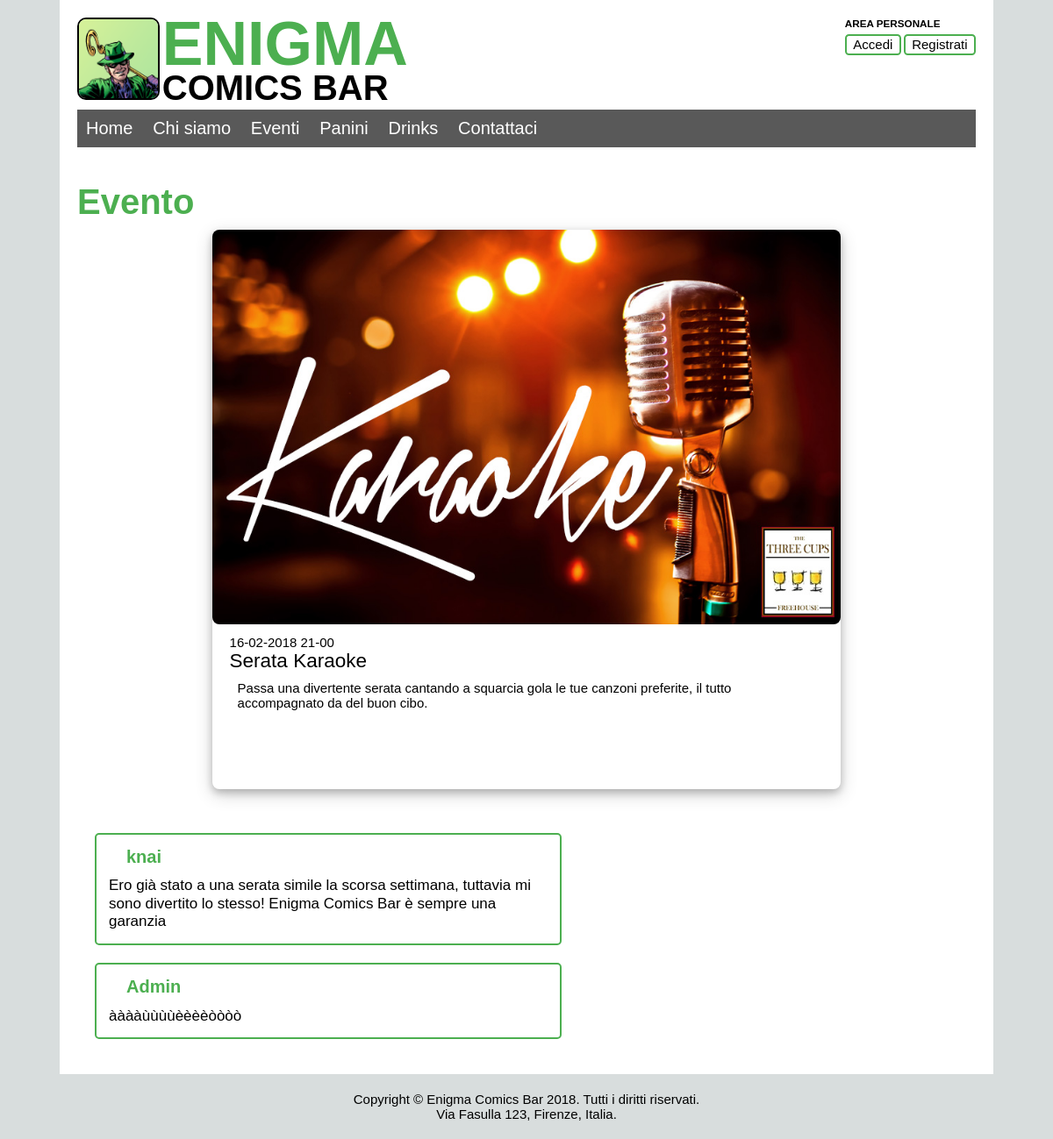
The page /descEvento.php?linkE=29 on the database its author committed.
### tables this page shows
CREATE TABLE IF NOT EXISTS `Eventi` (
  `ID` int(3) NOT NULL AUTO_INCREMENT,
  `Data` date NOT NULL,
  `Ora` time NOT NULL,
  `Nome` varchar(50) NOT NULL,
  `Descrizione` text NOT NULL,
  `Immagine` varchar(30) NOT NULL,
  PRIMARY KEY (`ID`)
);

CREATE TABLE IF NOT EXISTS `Commento` (
  `ID` int(11) NOT NULL AUTO_INCREMENT,
  `Testo` varchar(150) DEFAULT NULL,
  `Eventi_ID` int(3) NOT NULL,
  `Users_ID` int(3) NOT NULL,
  `Users_username` varchar(50) NOT NULL,
  PRIMARY KEY (`ID`),
  KEY `fk_Commento_Eventi1_idx` (`Eventi_ID`),
  KEY `fk_Commento_Users1_idx` (`Users_ID`,`Users_username`)
);

### DB_Access.php (called while the page is built, shortened)
<?php
class DBAccess{
  public $connessione;
  public function openDBConnection(){
    $this->connessione = mysqli_connect(static::HOST_DB, static::USERNAME, static::PASSWORD, static::DATABASE_NAME);
    if(!$this->connessione){
      return false;
    }
    else{
      return true;
    }
  }
	public function getCommenti($ID_Evento){
		$queryComm = "SELECT * FROM Commento WHERE Eventi_ID = '$ID_Evento'";
		$commenti = mysqli_query($this->connessione, $queryComm);
        if(mysqli_num_rows($commenti) == 0)
        	return null;
        else{
        	$result = array();
        	while($row = mysqli_fetch_assoc($commenti)){
        		$arrayResult = array(
          		"ID" => $row['ID'],
          		"Testo" => $row['Testo'],
          		"Users_ID" => $row['Users_ID'],
          		"Users_username" => $row['Users_username']
          		);
          		array_push($result, $arrayResult);
        	}
        	return $result;
      	}
	}
public function getEvento($id){
  $query="SELECT * FROM Eventi WHERE ID='$id'";
  $queryResult = mysqli_query($this->connessione, $query) or die ("Error in getEvento query: " .
                                                                mysqli_error($this->connessione));
  if(mysqli_num_rows($queryResult)==1){
      $row = mysqli_fetch_array($queryResult, MYSQLI_ASSOC);
      return $row;
  }else{
    return false;
  }
}
}
?>

### descEvento.php (the view, shortened to what this page needs)
<?php require_once 'DB_Access.php';$idc;
?>
<!DOCTYPE html>
<html>
    <head>
        <link rel="stylesheet" type="text/css" href="style.css">
        <link rel="stylesheet" type="text/css" href="print.css" media="print">
        <link rel="stylesheet" href="https://cdnjs.cloudflare.com/ajax/libs/font-awesome/4.7.0/css/font-awesome.min.css">
    </head>
    <body>
        <div id="wrapper">
            <div id="header">
                <img id="logo" alt="Logo" src="images/logo.png">
                <div id="titolo">
                    <h1>ENIGMA</h1>
                    <h2><span xml:lang="en" lang="en">COMICS</span> BAR</h2>
                </div>
                <?php
                    if(isset($_SESSION['username'])){	?>
						<div id="login">
                        	<h3>AREA PERSONALE</h3>
							<p>Accesso effettuato come: <br /> <?php echo $_SESSION['username']; ?></p>
							<form action="<?php echo $_SERVER ['PHP_SELF']; ?>" method="post" name="logout">
								<p><button name="logout" type="submit">Esci</button><p>
							</form>
						</div>
					<?php
                	}
                    else { ?>
                		<div id="login">
                    		<h3>AREA PERSONALE</h3>
                    		<a href="login.php">Accedi</a>
                    		<a href="registrazioneUtente.php">Registrati</a>
                		</div>
                	<?php
                	}
                ?>
            </div>
            <div id="navbar">
                <div id="menu-entries">
                    <ul>
                        <li><a href="Home.php#"><span xml:lang="en" lang="en">Home</span></a></li>
                        <li><a href="Home.php#chi-siamo">Chi siamo</a></li>
                        <li><a href="Eventi.php">Eventi</a></li>
                        <li><a href="Panini.php">Panini</a></li>
                        <li><a href="Drinks.php"><span xml:lang="en" lang="en">Drinks</span></a></li>
                        <li><a href="Home.php#contattaci">Contattaci</a></li>
                    </ul>
                </div>
            </div>
        <div class="section">
                <h1>Evento</h1>
        </div>
		<?php
          $dbAccess = new DBAccess;
          $openDBConnection=$dbAccess->openDBConnection();
          if($openDBConnection == false){
            die("Error in opening DB Connection");
          }
          else{
		if(!isset($_SESSION['ID'])){
		$admin=0;
  		}else{
		$id=$_SESSION['ID'];
          	$admin=$dbAccess->isAdmin($id);
  		}
          if($admin && isset($_GET['mod'])||isset($_GET['del'])&&$admin ){
          		if(isset($_GET['del'])){
		            $id=$_GET['del'];
								$temp=$dbAccess->getEvento($id);
		            if(is_numeric($id) && $id>=0){
		              if($dbAccess->EliminaEvento($id)){
		                  ?>
		                  <div class="messaggio">Rimozione dell'Evento "<?php echo $temp['Nome']; ?>" effettuata.</div>
		                  <?php
		              }
		            }
		          }
            if(isset($_GET['mod'])){
              $id=$_GET['mod'];
              $idc=$id;
              if(is_numeric($id)){
              $result=$dbAccess->getEvento($id);
              if($result){
                $messaggio="<ul class=\"messaggio\">";
                  if (isset($_POST["submit"])){
                   $error=0;
                    $nome=$_POST["nome"];
                    $targetDir = "images/Eventi/";
                    $imageName = $_FILES["fileToUpload"]["name"];
                    if($imageName==""){
                      $imageName =$result['Immagine'];
                    }
                    $targetFile = $targetDir . $imageName;
                    $imageFileType = strtolower(pathinfo($targetFile,PATHINFO_EXTENSION));
                    $data = $_POST["data"];
                    $ora = $_POST["ora"];
                    $descrizione =$_POST["descrizione"];
                    if($result['Nome']!=$nome){
                      if(strlen($nome)<1){
                        $messaggio .= "<li>Nome: Nome troppo corto.</li>";
                        $error=1;
                      }elseif(strlen($nome)>15){
                        $messaggio .= "<li>Nome: Nome troppo lungo.</li>";
                        $error=1;
                      }
                    }
                    if($result['Immagine']!=$imageName){
                      if($imageFileType != "jpg" && $imageFileType != "png" && $imageFileType != "jpeg"
                          && $imageFileType != "gif") {
                        $messaggio=$messaggio."<li>Immagine: Il file non è una immagine. Sono permessi i file di tipo: JPG, JPEG, PNG e GIF.</li>";
                        $error=1;
                      }elseif ($_FILES["fileToUpload"]["size"] > 4194304) {
                        $messaggio=$messaggio."<li>Immagine: Immagine: Il file non deve superare i 4 MB.</li>";
                        $error=1;
                      }
                    }
                    if(!strtotime($data)||!strtotime($ora)){
                                    if(!strtotime($data)){
                                    $messaggio.="<li>Data: Errori con la Data assicurarsi di aver usato il seguente formato gg-mm-aaaa</li>";
                                    $error=1;
                                    }if(!strtotime($ora)){
                                    $messaggio.="<li>Ora: Errori con l'Ora assicurarsi di aver usato il seguente formato hh:mm 24H</li>";
                                    $error=1;}
                                    }else{
                                    $data=date("Y-m-d", strtotime($data));
                                    $ora=date("H:i", strtotime($ora));
									if(!$dbAccess->validateDate($data)){
                                    $messaggio.=$messaggio."<li>Data: La data non è stata inserita correttamente.</li>";
										$error=1;
                                    }
                                    if(!$dbAccess->validateTime($ora)){
                                    $messaggio.=$messaggio."<li>Ora: L' Ora non è stata inserita correttamente.</li>";
										$error=1;
                                    }
                                    }
                    if(!$error){
                        if($result['Immagine']!=$imageName && !move_uploaded_file($_FILES["fileToUpload"]["tmp_name"], $targetFile)) {
                          $messaggio=$messaggio."<li>Immagine: C'è stato un errore con il caricamento dell'immagine.</li>";
                        }else{
                          if($dbAccess->UpdateEvento($id, mysqli_real_escape_string($dbAccess->connessione,$nome), $imageName, mysqli_real_escape_string($dbAccess->connessione,$data),mysqli_real_escape_string($dbAccess->connessione,$ora),mysqli_real_escape_string($dbAccess->connessione,$descrizione))){
                            $messaggio .= "<li>Evento modificato.</li>";
                          }
                        }
                    }else{
                      $messaggio = "<div id=\"errori\">Errori:</div>" . $messaggio;
                    }
                    $messaggio=$messaggio."</ul>";
										echo $messaggio;
                }
                $result=$dbAccess->getEvento($id);
                ?>
                  <div class="desceventi">
          <div class="descframe">
                    <img  src="images/Eventi/<?php echo $result['Immagine'] ?>" alt="Evento">
                    <div class="desccontainer">
                        <p class="dataOra"><?php $data_normale=date("d-m-Y", strtotime($result['Data']));$ora_normale=date("H-i", strtotime($result['Ora'])); echo $data_normale." ".$ora_normale."</br>"?></p><p class="nomeEvento"><?php echo $result['Nome']." "."</br>"?></p><p class="descrizione"><?php echo $result['Descrizione']; ?></p>
                    </div>
		</div>
	</div>
								<?php
                if(isset($_POST["submit"])){
                  $result['Nome']=$nome;
                  $result['Data']=$data;
                  $result['Ora']=$ora;
                  $result['Immagine']=$imageName;
                  $result['Descrizione']=$descrizione;
                }?>
                  <div class="Inserimento"> Modifica Evento: </div>
	          <form class="formInserimento" action="descEvento.php?mod=<?php echo $id; ?>"  method="post" enctype="multipart/form-data">
							<p><label for="nome">Nome: </label></p><fieldset><input id="nome" name="nome" value="<?php echo $result['Nome'];?>" type="text"></fieldset>
							<p><label for="immagine">Selezionare nuova immagine: </label></p>
							<fieldset><input type="file" name="fileToUpload" id="fileToUpload"></fieldset>
							<p><label for="data">Data: </label></p><fieldset><input name="data" id="data" placeholder="gg-mm-aaaa" value="<?php echo $result['Data'];?>" type="date"></fieldset>
                            <p><label for="ora">Ora: </label></p><fieldset><input name="ora" id="ora" placeholder="hh:mm" value="<?php echo $result['Ora'];?>" type="time"></fieldset>
							<p><label for="descrizione">Descrizione Evento: </label></p> <textarea id="descrizione" name="descrizione" rows="10" cols="50" ><?php echo $result['Descrizione'];?></textarea>
							<p><button id="inserisci" type="submit" name="submit">Modifica</button></p>
	          </form>
                  <?php
              }
            }
            }
            }else if(!isset($_GET['mod'])){?>
           <?php
          if(isset($_GET['linkE'])){
          $idc=$_GET['linkE'];
          ?>
         <?php
         $result=$dbAccess->getEvento($idc);
                ?>
                  <div class="desceventi">
          <div class="descframe">
                    <img src="images/Eventi/<?php echo $result['Immagine'] ?>" alt="Evento">
                    <div class="desccontainer">
                        <p class="dataOra"><?php $data_normale=date("d-m-Y", strtotime($result['Data']));$ora_normale=date("H-i", strtotime($result['Ora'])); echo $data_normale." ".$ora_normale."</br>"?></p><p class="nomeEvento"><?php echo $result['Nome']." "."</br>"?></p><p class="descrizione"><?php echo $result['Descrizione']; ?></p>
                    </div>
		</div>
	</div>
        <?php } else{
        $link='Eventi.php';
        ?><div class="messaggio"><?php echo "Non hai selezionato nessun evento, clicca ".'<a href="'.$link.'">qui</a>'." per selezionarne uno";?></div><?php
        }
        }
        ?>
        <div id="evento" class="section">
				<?php
        if(isset($idc)){
        	$result = $dbAccess->getCommenti($idc);
			foreach($result as $commento){
          ?>
        	<div class="commento">
        		<h2><?php echo $commento['Users_username']; ?></h2>
        		<p><?php echo $commento['Testo']; ?></p>
        	</div>
          <?php
        	}
		}
        }?>
        </div>
        </div>
        <div id="footer">
            <p><span xml:lang="en" lang="en">Copyright</span> &copy; Enigma <span xml:lang="en" lang="en">Comics</span> Bar 2018. Tutti i diritti riservati.</p>
            <p>Via Fasulla 123, Firenze, Italia.</p>
        </div>
    </body>
</html>

### rows shown on the page
eventi: Immagine (picture), Data "16-02-2018", Ora "21-00", Nome "Serata Karaoke", Descrizione "Passa una divertente serata cantando a squarcia gola le tue canzoni preferite, il tutto accompagnato da del buon cibo."
commento: Users_username "knai", Testo "Ero già stato a una serata simile la scorsa settimana, tuttavia mi sono divertito lo stesso! Enigma Comics Bar è sempre una garanzia"
commento: Users_username "Admin", Testo "ààààùùùùèèèèòòòò"
